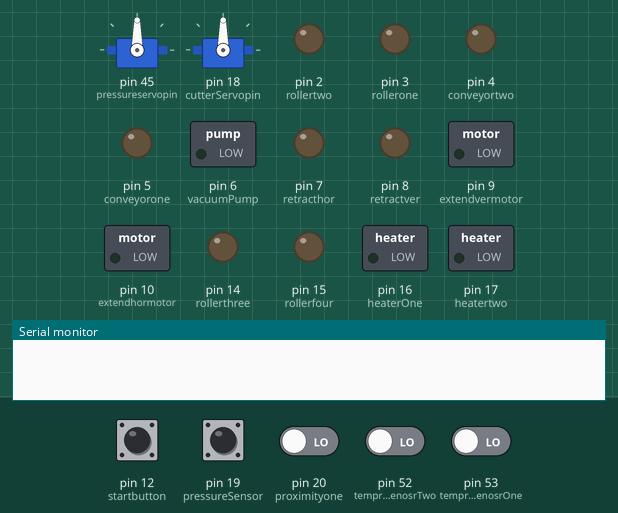
Simulated run of this sketch. Board: Arduino Mega 2560, built with avr-gcc and run on an emulated ATmega2560. On the bench: 2 × servo, switched loads named in the sketch (green lamp = pin HIGH), output pins drawn as LEDs (lit = HIGH), the last lines printed to the serial monitor. The test bench sets the inputs (shaded band); at power-on: pin 12 (startbutton), pin 19 (pressureSensor), pin 20 (proximityone), pin 52 (tempraturesenosrTwo), pin 53 (tempraturesenosrOne) LOW.

Above: at 1.2 s.
1.3 s: pin 19 (pressureSensor) driven HIGH
At 1.9 s:
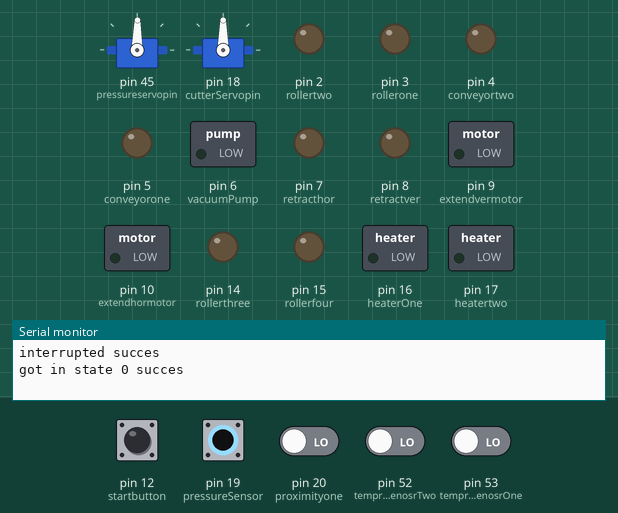
2.8 s: pin 12 (startbutton) pulled HIGH for 0.15 s
4.7 s: pin 19 (pressureSensor) pulsed LOW 5 times (0.12 s each, 0.3 s apart)
7.7 s: pin 20 (proximityone) driven HIGH
At 8.3 s:
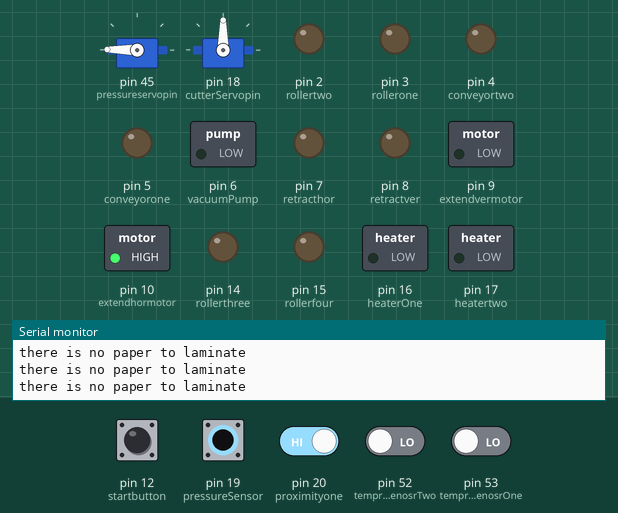
10.7 s: pin 19 (pressureSensor) pulsed LOW 2 times (0.12 s each, 0.3 s apart)
At 12.9 s:
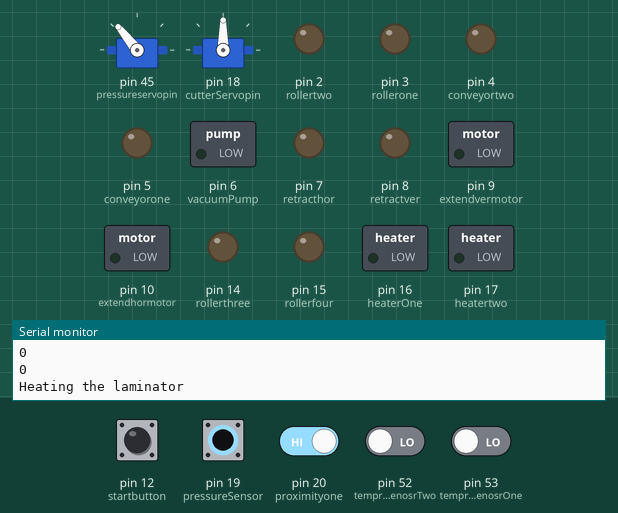
Timing chart, 0 to 14.4 s (numbered marks = the images above; inputs shaded):
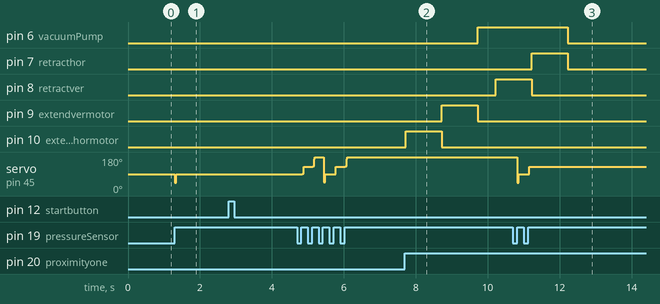

The sketch:

auto_laminating_machine.ino
```cpp
#include <Servo.h>
// spcify inputs
int startbutton = 12;
int stopbutton = 11;
int proximityone = 20;
int proximityTwo = 21;
int tempraturesenosrOne = 53;
int tempraturesenosrTwo = 52;
int cameralow =22;
int camerahigh =23;
// specify outputs
int rollertwo = 2;
int rollerone = 3;
int conveyortwo = 4;
int conveyorone = 5;
int vacuumPump = 6;
int retracthor = 7;
int retractver = 8;
int extendvermotor = 9;
int extendhormotor = 10;
int rollerthree = 14;
int rollerfour = 15;
int heaterOne = 16;
int heatertwo = 17;
int cutterServopin = 18;
int pressureservopin = 45;
int pressureSensor =19; // set pin for interrupt
int flag = 1;
int state = 0;

int startbuttonlatch =0;
Servo cutterServo;
int conveyorTime;
int heatingtime;
Servo pressureservo;


int extendtime = 1000;
int retracttime = 1000;
int Athree;
int Afour;
int delaytime;

void setup() {
    attachInterrupt(digitalPinToInterrupt(pressureSensor),setpressure,RISING);
 pressureservo.attach(pressureservopin);
 cutterServo.attach(cutterServopin);
  pinMode(startbutton,INPUT);
  pinMode(stopbutton,INPUT);
  pinMode(proximityone,INPUT);
  pinMode(proximityTwo,INPUT);
  pinMode(tempraturesenosrOne,INPUT);
  pinMode(tempraturesenosrTwo,INPUT);
    pinMode(cameralow,INPUT);
    pinMode(camerahigh,INPUT);
      pinMode(startbutton,INPUT);
      pinMode(pressureSensor,INPUT);


      pinMode(rollertwo,OUTPUT);
      pinMode(rollerone,OUTPUT);
       pinMode(conveyortwo,OUTPUT);
      pinMode(conveyorone,OUTPUT);
      pinMode(vacuumPump,OUTPUT);
      pinMode(retracthor,OUTPUT);
      pinMode(retractver,OUTPUT);
      pinMode(extendvermotor,OUTPUT);
      pinMode(extendhormotor,OUTPUT);
      pinMode(rollerthree,OUTPUT);
      pinMode(rollerfour,OUTPUT);
      pinMode(heaterOne,OUTPUT);
      pinMode(heatertwo,OUTPUT);
 Serial.begin(9600);
}

void loop() {
   int start =  digitalRead(startbutton);
   if(start == 1){
    startbuttonlatch =1;
    }
    while(startbuttonlatch ==HIGH){
       int paperstauts =  digitalRead(proximityone);
      if(paperstauts ==HIGH){
        feederStart();
        paperstauts = 0;
        }
        else{
          Serial.println("there is no paper to laminate");
          }
      }


}
void feederStart(){

       cylinderMechanisim();
       int   temp_one = digitalRead(tempraturesenosrOne);
          Serial.println(temp_one);
       int   temp_two = digitalRead(tempraturesenosrTwo);
          Serial.println(temp_two);
                while( temp_one != 1 || temp_two !=1){
                  Serial.println("Heating the laminator");
                 delay(1000);

                    int   temp_one = digitalRead(tempraturesenosrOne);
                     Serial.print(temp_one);
                     Serial.println("degree");
                      int   temp_two = digitalRead(tempraturesenosrTwo);
                       Serial.println(temp_two);

                  }

                  call_camera();


  }

 void cylinderMechanisim(){

  digitalWrite(extendhormotor,HIGH);
        delay(extendtime);
        digitalWrite(extendhormotor,LOW);
        digitalWrite(extendvermotor,HIGH);
        delay(extendtime);
         digitalWrite(extendvermotor,LOW);
        digitalWrite(vacuumPump,HIGH);
        delay(500);
        digitalWrite(retractver,HIGH);
        delay(retracttime);
          digitalWrite(retractver,LOW);
        digitalWrite(retracthor,HIGH);
        delay(retracttime);
         digitalWrite(retracthor,LOW);
          digitalWrite(vacuumPump,LOW);
        delay(500);

  }
 void  call_camera(){
        while(flag ==1){
           Serial.println("i am here ");

          int aFourpaper  = digitalRead(cameralow);
          int aThreepaper  = digitalRead(camerahigh);
           Serial.println("i am here ");
             Serial.println(aFourpaper);
               Serial.println(aThreepaper);

                  delay(4000);
          if(aFourpaper == 1 && aThreepaper ==0){
            // a4 size paper
                  delaytime = 2500;
                    Serial.println("paper size :A4");
                    flag = 0;

            }
         else   if(aFourpaper == 0 && aThreepaper ==1){

            // a3 size paper
                  delaytime = 5000;
                 Serial.println("paper size :A3");
                  flag = 0;

                  }
                  else {
                    Serial.println("detecting paper size");
                    }

          }
          call_laminator();


    }
    void call_laminator(){
                  digitalWrite(conveyorone,HIGH);
                  delay(4000);
                  digitalWrite(conveyorone,LOW);
                    int proximitystatus  = digitalRead(proximityTwo);
                    Serial.println("proximity");
                    Serial.println(proximitystatus);
                    delay(300);
                  if(proximitystatus == 1){
                     digitalWrite(conveyortwo,HIGH);
                                         Serial.println("conveyor");
                                         delay(100);
                     digitalWrite(rollerone,HIGH);
                       Serial.println("roller");
                                         delay(100);
                     digitalWrite(rollertwo,HIGH);
                     digitalWrite(rollerthree,HIGH);
                     digitalWrite(rollerfour,HIGH);
                     delay(3000);
                     delay(delaytime);
                     for(int i=0 ; i <90; i ++){
                         cutterServo.write(i);
                         delay(15);
                      }
                       for(int i =50 ; i >0; i --){
                          cutterServo.write(i);
                         delay(15);
                      }
                        Serial.println("servo");
                                         delay(100);


                     digitalWrite(conveyortwo,LOW);
                      digitalWrite(rollerone,LOW);
                     digitalWrite(rollertwo,LOW);
                     digitalWrite(rollerthree,LOW);
                     digitalWrite(rollerfour,LOW);
                    }

      } void setpressure(){
        Serial.println("interrupted succes");

         if(state == 0){
                   for(int i=45 ; i <90; i ++){
                         pressureservo.write(i);
                         delay(15);
                      }
              Serial.println("got in state 0 succes");
                      state =1;
          }
          else if(state == 1){
             for(int i=90 ; i< 130; i ++){
                         pressureservo.write(i);
                         delay(15);

                      }

                 Serial.println("got in state 1 succes");

                      state = 2;
            }
             else if(state == 2){
             for(int i=130 ; i< 180; i ++){
                         pressureservo.write(i);
                         delay(15);

                      }

                 Serial.println("got in state 2 succes");

                      state = 0;
            }
            else{
              state = 0;
              }

        }
```

Measured:
- after the input at 1.3 s, servo on pin 45 (pressureservopin): 90° → 89° at once
- after the input at 7.7 s, pin 6 (vacuumPump): LOW → HIGH after 2.0 s; pin 8 (retractver): LOW → HIGH after 2.5 s; pin 9 (extendvermotor): LOW → HIGH after 1.0 s, → LOW 1.0 s later; pin 10 (extendhormotor): LOW → HIGH at once, → LOW 1.0 s later
- after the input at 10.7 s, servo on pin 45 (pressureservopin): 179° → 89° after 0.12 s, → 129° 0.30 s later
